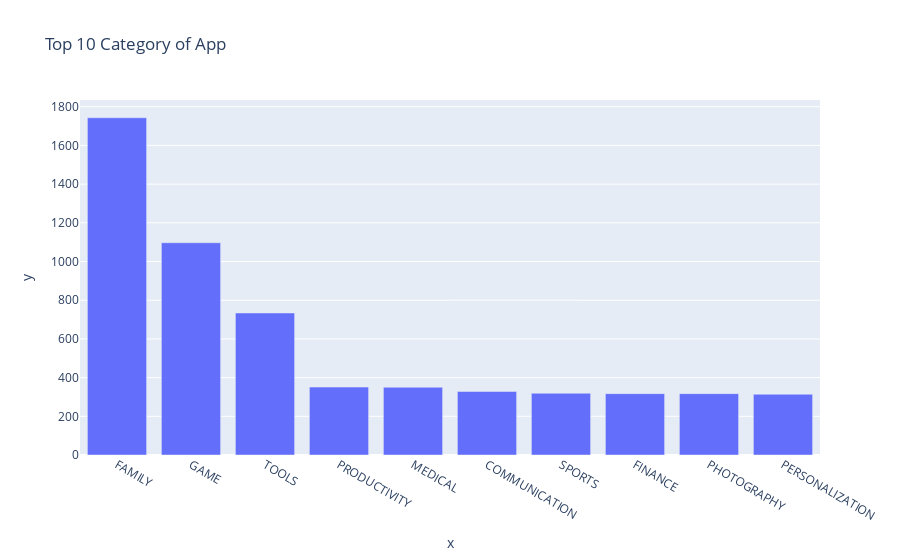

The notebook cell this image was saved under:
### Code cell
bar = px.bar(x=top10_cat.index, title="Top 10 Category of App", y=top10_cat.values)
bar.show()

### Figure 1 — Plotly figure (JSON) as saved in the notebook; plotly's stock layout.template omitted (floating-point values rounded to 4 significant figures)
{"data": [{"alignmentgroup": "True", "hovertemplate": "x=%{x}<br>y=%{y}<extra></extra>", "legendgroup": "", "marker": {"color": "#636efa", "pattern": {"shape": ""}}, "name": "", "offsetgroup": "", "orientation": "v", "showlegend": false, "textposition": "auto", "type": "bar", "x": ["FAMILY", "GAME", "TOOLS", "PRODUCTIVITY", "MEDICAL", "COMMUNICATION", "SPORTS", "FINANCE", "PHOTOGRAPHY", "PERSONALIZATION"], "xaxis": "x", "y": [1743, 1097, 734, 351, 350, 328, 319, 317, 317, 314], "yaxis": "y"}], "layout": {"barmode": "relative", "legend": {"tracegroupgap": 0}, "title": {"text": "Top 10 Category of App"}, "xaxis": {"anchor": "y", "domain": [0, 1], "title": {"text": "x"}}, "yaxis": {"anchor": "x", "domain": [0, 1], "title": {"text": "y"}}}}
